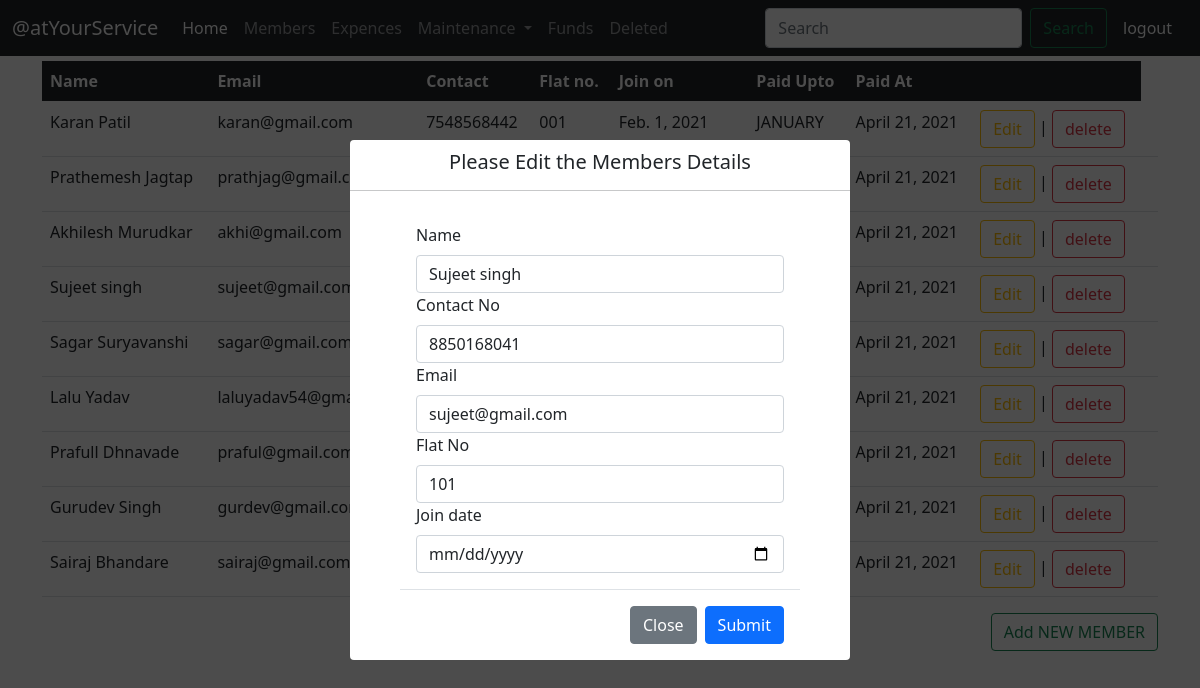
Page /edit?id=4 on the committed database.
### main/models.py (models this page shows, shortened)
class Members(models.Model):
    members_id=models.AutoField
    name=models.CharField(max_length=50)
    email=models.CharField(max_length=50)
    contact=models.CharField(max_length=30)
    join_date=models.DateField()
    flat_no=models.CharField(max_length=30)
    paid_upto=models.CharField(max_length=20)
    mode = models.CharField(max_length=20)
    date_at=models.DateField()
    status=models.CharField(max_length=40)
    del_reason=models.CharField(max_length=80)

### main/views.py (the view)
# urls.py: path('edit',views.edit,name='edit'),
def edit(request):
    if request.method== "POST":
        id=request.POST['id']
        name=request.POST['name']
        contact = request.POST['contact']
        email = request.POST['email']
        flat_no= request.POST['flat_no']
        join_date= request.POST['join_date']
        mem=Members.objects.filter(id=id).update(name=name, email= email, contact=contact, flat_no=flat_no, join_date=join_date)
        return redirect('Member')
    else:
        id=request.GET.get('id')
        edi=Members.objects.get(id=id)
        mem=Members.objects.filter(status='active').order_by('flat_no')
        params={'edit':edi,'mem':mem}
        return render(request,"edit.html",params)

### main/templates/edit.html (shortened to what this page needs)
{% extends 'basic.html' %}
{% block body%}
<div class="container">
  <table class="table table-hover">
    <thead class="table-dark">
      <tr>
        <th scope="col">Name</th>
        <th scope="col">Email</th>
        <th scope="col">Contact</th>
        <th scope="col">Flat no.</th>
        <th scope="col">Join on</th>
        <th scope="col">Paid Upto</th>
        <th scope="col">Paid At</th>
        <th scope="col"></th>
      </tr>
    </thead>
    <tbody>
      {% for i in mem %}
      <tr>
        <td>{{ i.name}}</td>
        <td>{{ i.email}}</td>
        <td>{{ i.contact}}</td>
        <td>{{ i.flat_no}}</td>
        <td>{{ i.join_date}}</td>
        <td>{{i.paid_upto}}</td>
        <td>{{ i.date_at}}</td>
        <td><a href="edit?id={{ i.id }}" class="btn btn-outline-warning">Edit</a> | <a href="delete?id={{ i.id }}" class="btn btn-outline-danger">delete</a></td>
        <td></td>
      </tr>
      {% endfor %}
    </tbody>
  </table>
  <button class='btn btn-outline-success float-right' data-bs-toggle="modal" data-bs-target="#exampleModal">Add NEW
    MEMBER</button>
</div>
<div class="outer-container">
    <div class="inner-container">
        <h5>Please Edit the Members Details</h5>
        <hr>
        <form method="POST" action="edit" class="form">
            <div class="modal-body">
              <div>
                <label class="form-label">Name</label>
                <input type="text" name="name" class="form-control" value="{{edit.name}}" required >
              </div>
              <div>
                <label class="form-label">Contact No</label>
                <input type="number" id="mob_no" name="contact" class="form-control" value="{{edit.contact}}" minlength="10" maxlength="10" required>
              </div>
              <div>
                <label class="form-label">Email</label>
                <input type="email" name="email" class="form-control" value="{{edit.email}}" required>
              </div>
              <div>
                <label class="form-label">Flat No</label>
                <input type="text" name="flat_no" class="form-control" value="{{edit.flat_no}}" required>
              </div>
              <div>
                <label class="form-label">Join date</label>
                <input type="date" name="join_date" class="form-control" value="{{edit.join_date}}"required>
              </div>
            </div>
            <div class="modal-footer">
              <a type="button" class="btn btn-secondary" href="Member">Close</a>
              <input type="submit" id="submit" class="btn btn-primary">
            </div>
          </form>
    </div>
</div>
{% endblock%}

### main/templates/basic.html (style rules this page uses)
.container { padding-top: 5px; }
.float-right { display: inline; float: right; }
.outer-container { display: flex; top: 0; width: 100%; min-height: 100%; background-color: rgba(0, 0, 0, 0.7); position: absolute; justify-content: center; align-items: center; }
.inner-container { position: relative; width: 500px; border-radius: 4px; background-color: white; padding-top: 10px; text-align: center; }
.form { width:400px; text-align: left; margin: auto; }

### rows in the picture
Members: name "Karan Patil", email "karan@gmail.com", contact "7548568442", flat_no "001", join_date "Feb. 1, 2021", paid_upto "JANUARY", date_at "April 21, 2021"
Members: name "Prathemesh Jagtap", email "prathjag@gmail.com", date_at "April 21, 2021"
Members: name "Akhilesh Murudkar", email "akhi@gmail.com", date_at "April 21, 2021"
Members: name "Sujeet singh", email "sujeet@gmail.com", date_at "April 21, 2021", contact "8850168041", flat_no "101"
Members: name "Sagar Suryavanshi", email "sagar@gmail.com", date_at "April 21, 2021"
Members: name "Lalu Yadav", email "laluyadav54@gmail.com", date_at "April 21, 2021"
Members: name "Prafull Dhnavade", email "praful@gmail.com", date_at "April 21, 2021"
Members: name "Gurudev Singh", email "gurdev@gmail.com", date_at "April 21, 2021"
Members: name "Sairaj Bhandare", email "sairaj@gmail.com", date_at "April 21, 2021"
